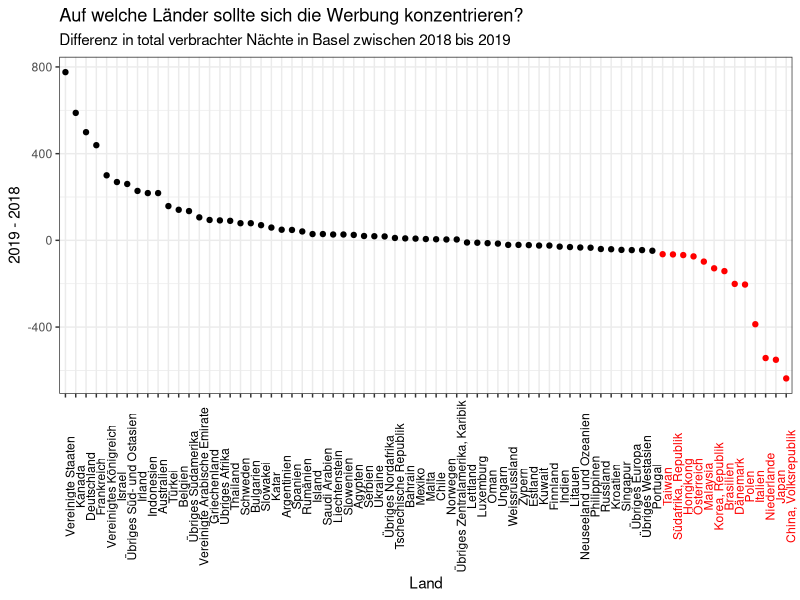

This chart was generated by the following R code:
## Wettbewerb

library(tidyverse)
library(viridis)
library(patchwork)

# Datensätze laden
touri <- read_csv("1_Data/Tourismus.csv")
euro <- read_csv("1_Data/Europa.csv")

# Von long in wide format ändern
touri_wide <- touri %>%
  mutate(tot = Besucher * Dauer) %>% 
  select(-Dauer, -Besucher) %>%
  pivot_wider(names_from = Jahr,
              values_from = tot) %>%
  mutate(tot_diff = `2018` - `2019`)

# Datensätze zusammenfügen
touri_euro <- touri_wide %>% 
  full_join(euro,
            by = "Land") %>% 
  subset(Region == "Europa")

# Colorvectors erzeugen
colvec <- case_when(touri_wide$tot_diff < -50 ~ "red", TRUE ~ "black")
colvec2 <- c(rep("black", 58), rep("red", 13))
             
# Plot mit Differenz abgetragen nach Land
mein_plot <- ggplot(data = touri_wide, aes(x = fct_reorder(Land, desc(tot_diff)),
                              y = tot_diff)) +
  geom_point(col = colvec) +
  geom_smooth(method = "lm") +
  labs(title = "Auf welche Länder sollte sich die Werbung konzentrieren?",
       subtitle = "Differenz in total verbrachter Nächte in Basel zwischen 2018 bis 2019",
       x = "Land",
       y = "2019 - 2018") +
  theme_bw() +
  theme(axis.text.x = element_text(angle = 90, vjust = 1, colour = colvec2))

ggsave(filename = 'plot_sissifus.png',
       plot = mein_plot,
       device = "png",
       units = "in",
       width = 10,
       height = 5)
